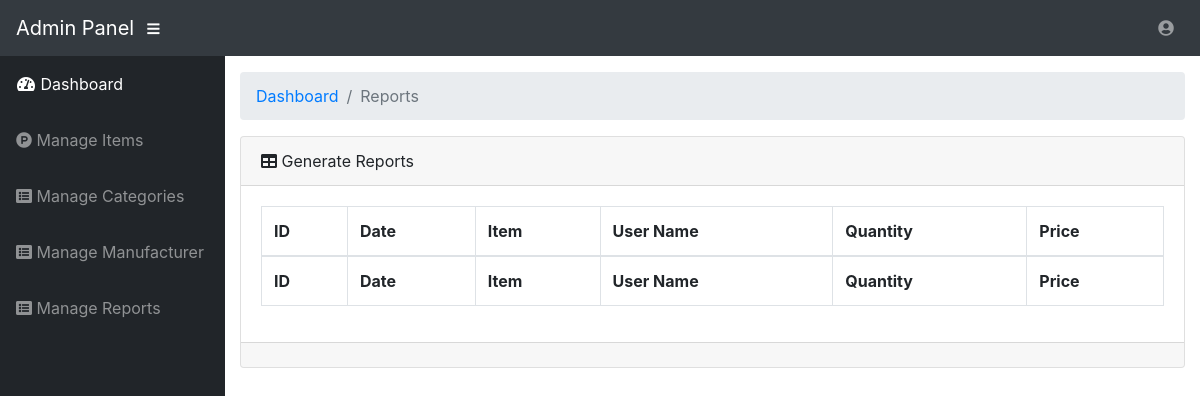
Page /admin/reports.php on the earlier database version.
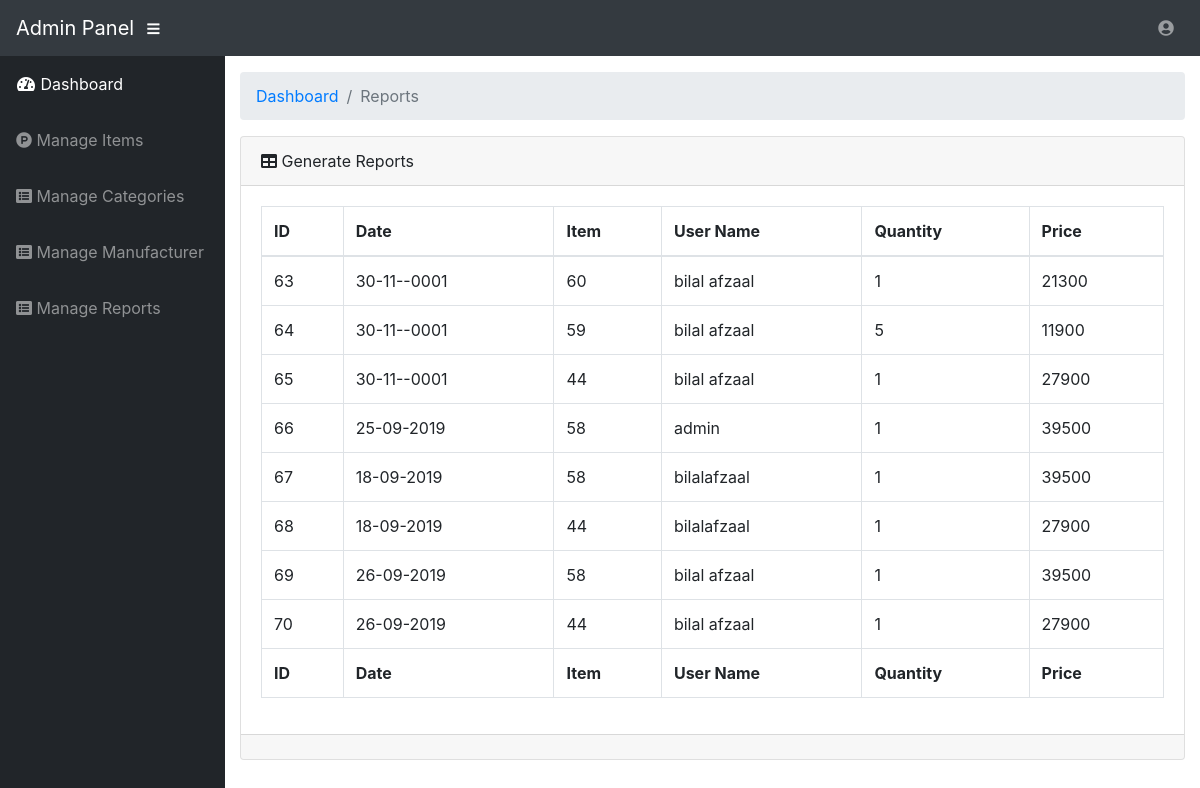
Same page on the later database version.
### tables this page shows
CREATE TABLE `report` (
  `report_id` int(11) NOT NULL,
  `date` timestamp NOT NULL DEFAULT CURRENT_TIMESTAMP ON UPDATE CURRENT_TIMESTAMP,
  `customer_name` varchar(255) NOT NULL,
  `item_id` int(11) NOT NULL,
  `qty` int(11) NOT NULL,
  `amount` int(255) NOT NULL
);

### admin/reports.php (the view, shortened to what this page needs)
<?php include 'inc/header.php'; ?>
<body id="page-top">
<?php include 'inc/navbar-top.php'; ?>
  <div id="wrapper">
    <?php include 'inc/sidebar.php'; ?>
    <div id="content-wrapper">
      <div class="container-fluid">
        <ol class="breadcrumb">
          <li class="breadcrumb-item">
            <a href="#">Dashboard</a>
          </li>
          <li class="breadcrumb-item active">Reports</li>
        </ol>
        <div class="card mb-3">
          <div class="card-header">
            <i class="fas fa-table"></i>
            Generate Reports
          </div>
          <div class="card-body">
            <div class="table-responsive">
              <table class="table table-bordered" id="dataTable" width="100%" cellspacing="0">
                <thead>
                  <tr>
                    <th>ID</th>
                    <th>Date</th>
                    <th>Item</th>
                    <th>User Name</th>
                    <th>Quantity</th>
                    <th>Price</th>
                  </tr>
                </thead>
                <tfoot>
                 <tr>
                    <th>ID</th>
                    <th>Date</th>
                    <th>Item</th>
                    <th>User Name</th>
                    <th>Quantity</th>
                    <th>Price</th>
                  </tr>
                </tfoot>
                <tbody>
                	<?php
                		$sql = "SELECT * FROM report";
                		$result = mysqli_query($conn, $sql);
                		$rowCount = mysqli_num_rows($result);
                		if ($rowCount > 0) {
                			while ($row = mysqli_fetch_assoc($result)) {
                				$id = $row['report_id'];
                				$date = $row['date'];
                				$customer_name = $row['customer_name'];
                				$item_id = $row['item_id'];
                				$qty = $row['qty'];
                				$amount = $row['amount'];
                				?>
                				<tr>
               						<td><?php echo $id; ?></td>
               						<td><?php echo date('d-m-Y', strtotime($date)); ?></td>
                   					<td><?php echo $item_id; ?></td>
                   					<td><?php echo $customer_name; ?></td>
               						<td><?php echo $qty; ?></td>
               						<td><?php echo $amount; ?></td>
                				</tr>
                				<?php
                			}
                		}
                	?>
                </tbody>
              </table>
            </div>
          </div>
          <div class="card-footer small text-muted"></div>
        </div>
      <?php include 'inc/footer.php'; ?>

Differences in the rows shown:
added report: report_id "63", date "30-11--0001", item "60", customer_name "bilal afzaal", qty "1", amount "21300"
added report: report_id "64", date "30-11--0001", item "59", customer_name "bilal afzaal", qty "5", amount "11900"
added report: report_id "65", date "30-11--0001", item "44", customer_name "bilal afzaal", qty "1", amount "27900"
added report: report_id "66", date "25-09-2019", item "58", customer_name "admin", qty "1", amount "39500"
added report: report_id "67", date "18-09-2019", item "58", customer_name "bilalafzaal", qty "1", amount "39500"
added report: report_id "68", date "18-09-2019", item "44", customer_name "bilalafzaal", qty "1", amount "27900"
added report: report_id "69", date "26-09-2019", item "58", customer_name "bilal afzaal", qty "1", amount "39500"
added report: report_id "70", date "26-09-2019", item "44", customer_name "bilal afzaal", qty "1", amount "27900"
